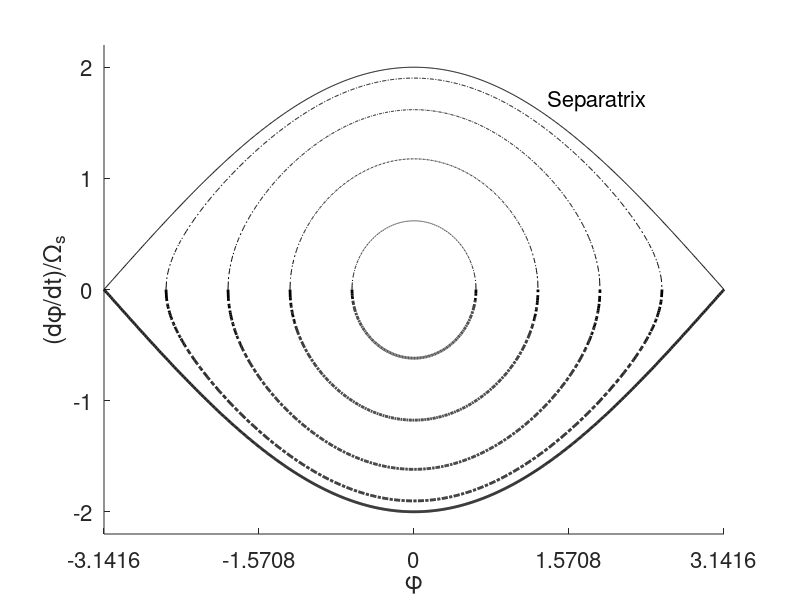

Here is the MATLAB script that generated this plot: (Note: this script raises an error after producing the figure.)
% separatrix.m, V. Ziemann, 240828
clear; close all;
hold on
for phimax=pi/5:pi/5:pi
  phidot=@(phi)sqrt(2*(cos(phi)-cos(phimax)));
  phi=-phimax:phimax/500:phimax;
  om=phidot(phi);
  if phimax==pi
    plot(phi,om,'k',phi,-om,'k','LineWidth',2);
  else 
    plot(phi,om,'k-.',phi,-om,'k-.','LineWidth',2);
  end
end
xlim([-pi,pi]); ylim([-2.2,2.2]);
xlabel('\phi'); ylabel('(d\phi/dt)/\Omega_s')
text(1.35,1.7,'Separatrix','FontSize',16)
set(gca,'xtick',[-pi,-pi/2,0,pi/2,pi],'fontsize',16, ...
  'xticklabels',{'-\pi','-\pi/2','0','\pi/2','\pi'})
